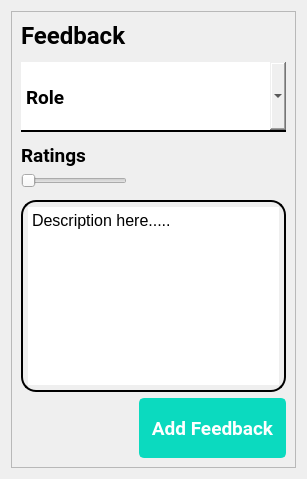
      <widget class="QWidget" name="feedbackPage">
       <layout class="QGridLayout" name="gridLayout_13">
        <item row="0" column="0" rowspan="2" colspan="2">
         <widget class="QFrame" name="ratings">
          <property name="frameShape">
           <enum>QFrame::StyledPanel</enum>
          </property>
          <property name="frameShadow">
           <enum>QFrame::Raised</enum>
          </property>
          <layout class="QGridLayout" name="gridLayout_16">
           <item row="0" column="0">
            <widget class="QLabel" name="label_6">
             <property name="maximumSize">
              <size>
               <width>16777215</width>
               <height>60</height>
              </size>
             </property>
             <property name="font">
              <font>
               <family>Roboto</family>
               <pointsize>18</pointsize>
               <weight>75</weight>
               <bold>true</bold>
              </font>
             </property>
             <property name="text">
              <string>Feedback</string>
             </property>
            </widget>
           </item>
           <item row="1" column="0">
            <widget class="QFrame" name="frame_38">
             <property name="frameShape">
              <enum>QFrame::StyledPanel</enum>
             </property>
             <property name="frameShadow">
              <enum>QFrame::Raised</enum>
             </property>
            </widget>
           </item>
           <item row="7" column="0" colspan="2">
            <widget class="QFrame" name="frame_26">
             <property name="frameShape">
              <enum>QFrame::StyledPanel</enum>
             </property>
             <property name="frameShadow">
              <enum>QFrame::Raised</enum>
             </property>
            </widget>
           </item>
           <item row="7" column="2">
            <widget class="QFrame" name="frame_18">
             <property name="frameShape">
              <enum>QFrame::StyledPanel</enum>
             </property>
             <property name="frameShadow">
              <enum>QFrame::Raised</enum>
             </property>
            </widget>
           </item>
           <item row="6" column="0">
            <widget class="QSlider" name="horizontalSlider">
             <property name="maximumSize">
              <size>
               <width>400</width>
               <height>400</height>
              </size>
             </property>
             <property name="orientation">
              <enum>Qt::Horizontal</enum>
             </property>
            </widget>
           </item>
           <item row="9" column="2">
            <widget class="QPushButton" name="addFeedbackBtn">
             <property name="minimumSize">
              <size>
               <width>0</width>
               <height>60</height>
              </size>
             </property>
             <property name="font">
              <font>
               <family>Roboto</family>
               <pointsize>14</pointsize>
               <weight>75</weight>
               <bold>true</bold>
              </font>
             </property>
             <property name="styleSheet">
              <string notr="true">/* Normal state styling */
QPushButton#addFeedbackBtn {
    color: white;
    background: #0BDABF;
    border: 2px solid #0BDABF;
    border-radius: 5px;
    padding: 5px 10px;
}

/* Hover state styling */
QPushButton#addFeedbackBtn:hover {
    background: #08A79D; /* Change the color for hover effect */
}

/* Advanced styling */
QPushButton#addFeedbackBtn:pressed {
    background: #067267; /* Change the color for pressed effect */
    border: 2px solid #067267;
}

/* Add any other advanced styling here */

</string>
             </property>
             <property name="text">
              <string>Add Feedback</string>
             </property>
            </widget>
           </item>
           <item row="2" column="0" rowspan="2" colspan="3">
            <widget class="QComboBox" name="reviewStatus">
             <property name="minimumSize">
              <size>
               <width>0</width>
               <height>70</height>
              </size>
             </property>
             <property name="maximumSize">
              <size>
               <width>400</width>
               <height>16777215</height>
              </size>
             </property>
             <property name="font">
              <font>
               <family>Roboto</family>
               <pointsize>14</pointsize>
               <weight>75</weight>
               <bold>true</bold>
              </font>
             </property>
             <property name="styleSheet">
              <string notr="true">border:none;
border-bottom:2px solid black;</string>
             </property>
             <item>
              <property name="text">
               <string>Role</string>
              </property>
             </item>
            </widget>
           </item>
           <item row="8" column="0" colspan="3">
            <widget class="QTextEdit" name="feedbackDetails">
             <property name="maximumSize">
              <size>
               <width>5000</width>
               <height>5000</height>
              </size>
             </property>
             <property name="styleSheet">
              <string notr="true">border-radius:15px;
border:2px solid black;
padding:5px;</string>
             </property>
             <property name="html">
              <string>&lt;!DOCTYPE HTML PUBLIC &quot;-//W3C//DTD HTML 4.0//EN&quot; &quot;http://www.w3.org/TR/REC-html40/strict.dtd&quot;&gt;
&lt;html&gt;&lt;head&gt;&lt;meta name=&quot;qrichtext&quot; content=&quot;1&quot; /&gt;&lt;style type=&quot;text/css&quot;&gt;
p, li { white-space: pre-wrap; }
&lt;/style&gt;&lt;/head&gt;&lt;body style=&quot; font-family:'MS Shell Dlg 2'; font-size:7.8pt; font-weight:400; font-style:normal;&quot;&gt;
&lt;p style=&quot; margin-top:0px; margin-bottom:0px; margin-left:0px; margin-right:0px; -qt-block-indent:0; text-indent:0px;&quot;&gt;&lt;span style=&quot; font-size:12pt;&quot;&gt;Description here.....&lt;/span&gt;&lt;/p&gt;&lt;/body&gt;&lt;/html&gt;</string>
             </property>
            </widget>
           </item>
           <item row="5" column="0" colspan="2">
            <widget class="QLabel" name="label_15">
             <property name="maximumSize">
              <size>
               <width>16777215</width>
               <height>60</height>
              </size>
             </property>
             <property name="font">
              <font>
               <family>Roboto</family>
               <pointsize>14</pointsize>
               <weight>75</weight>
               <bold>true</bold>
              </font>
             </property>
             <property name="text">
              <string>Ratings</string>
             </property>
            </widget>
           </item>
           <item row="4" column="0">
            <widget class="QFrame" name="frame_44">
             <property name="frameShape">
              <enum>QFrame::StyledPanel</enum>
             </property>
             <property name="frameShadow">
              <enum>QFrame::Raised</enum>
             </property>
            </widget>
           </item>
          </layout>
         </widget>
        </item>
       </layout>
      </widget>
